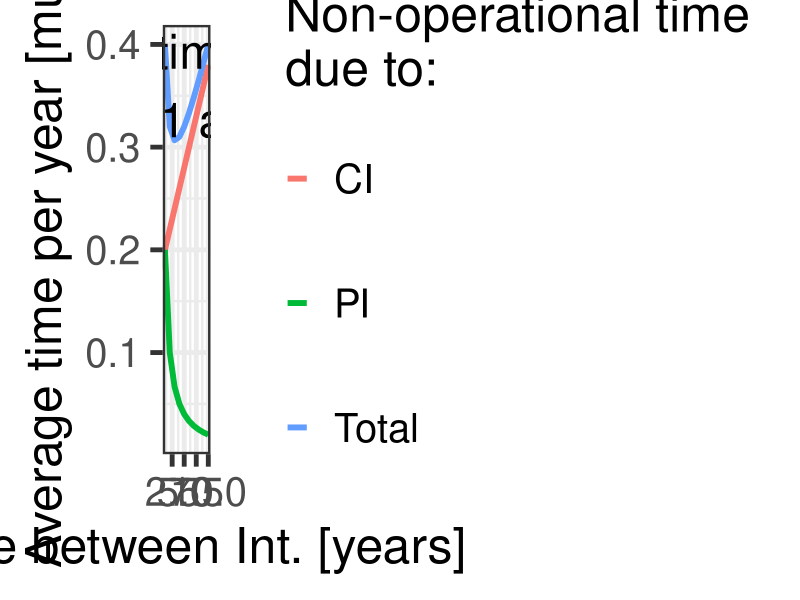
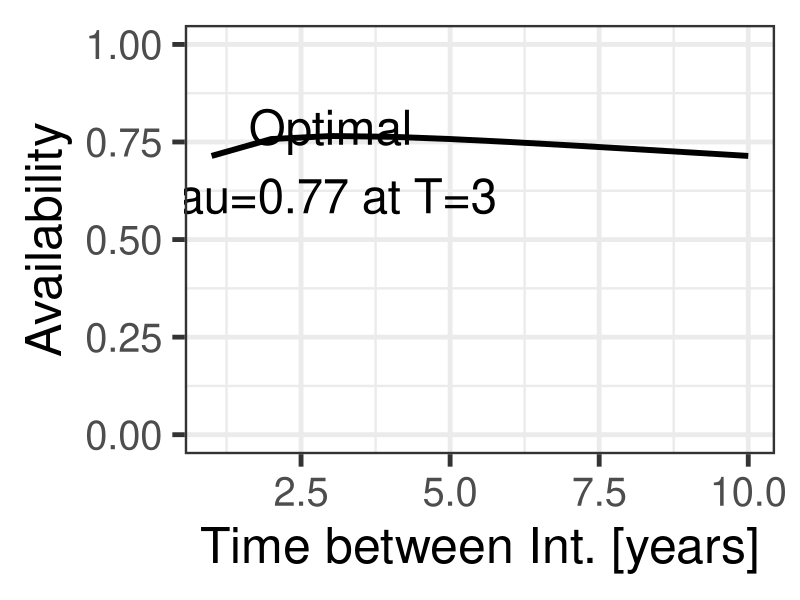

The R source for these figures, in order:
# *-----------------------------------------------------------------
# | PROBLEM NUMBER: 3.2
# | PROBLEM NAME: Road Intervention
# | UPDATE: AE     
# | DESCRIPTION: This problem is the same as Problem 3.1 except we 
# |              set our optimisation goal to maximising 
# |              infrastructure availability, i.e. minimizing 
# |              down-time.
# | 
# | KEYWORDS: Availability, failure, time, time-dependent, down-time
# *-----------------------------------------------------------------

### ------------------DATA AND PACKAGE IMPORT-----------------
rm(list=ls())     # clear the memory and items in R console
library(ggplot2)
library(tidyr)
### ------------------VARIABLE DEFINITION---------------------

## As in Problem 3.1,

# mu0 is the initial value of mu, occurring in year 1. 
# dmu is the annual rate of change of mu

## In addition, 

# t.CI is the Down-Time needed for execution of a Corrective 
# Intervention (CI)
# t.PI is the Down-Time needed for execution of a Preventive 
# Intervention (PI)
# tau is the total expected down time per time unit. We try to 
# maximise tau.

### ---------------VARIABLE INPUT-------------------

mu0   <- 0.2
dmu   <- 0.02
t.CI  <- 1 
t.PI  <- 0.2 

### ---------------PROGRAM OUTPUT-------------------

## We now define the outputs of our program in order to solve.  
## T is defined as the total operational time in
## between renewals. The renewal period counts the total down-time 
## (tn.t) as well.
## Total down-time consists of the parts of CI (tn.CI) and PI (tn.PI)

# General and miscellaneous definitions
T.max <- 10 # defines a maximum number of years for observed period
unit  <- 1 # Scales plot

# Define empty matrices and function for time- and age-dependent 
# models
# linear function of mean amount of failures.
mu = function(a,b,x){(a+b*(x-1))} 
# the corrective intervention time per unit of time
tn.CI  <- matrix(nrow=T.max) 
# the preventive intervention time per unit of time
tn.PI  <- matrix(nrow=T.max) 
# the mean number of failures in time period T
m     <- matrix(nrow=T.max) 
# expected availability per unit of time
tau   <- matrix(nrow=T.max) 
# Total down-time
tn.t   <- matrix(nrow=T.max) 

### ------------------CALCULATIONS-------------------

for (T in 1:T.max)
{
  m[T]      <- T*mu(mu0,dmu,T) 
  tn.CI[T]   <- t.CI*m[T]/T
  tn.PI[T]   <- t.PI/T
  tn.t[T]    <- tn.CI[T]+tn.PI[T] 
  tau[T]    <- T/(T+t.CI*m[T]+t.PI)
}
result <- data.frame(m,tn.PI,tn.CI,tn.t,tau)
result <- cbind(1:T.max,result)
names(result) <- c("t","m","tn.PI","tn.CI","tn.t","tau")

print(result)

### --------------------PLOT--------------------

results <- result[,c(1,3:5)]
resultstau <- result[,c(1,6)]
resultstidy <- gather(results
                      ,tn.CI,tn.PI,tn.t
                      ,key="key",value="value")

plottn <- ggplot(data=resultstidy,aes(x=t,y=value
                                      ,group=key,color=key)) + 
  geom_line(size=2) + 
  scale_colour_hue(name="Non-operational time\ndue to:",      
                   breaks=c("tn.CI", "tn.PI", "tn.t"),
                   labels=c("\nCI\n"
                            , "\nPI\n"
                            , "\nTotal\n")
  )  +                  
  scale_linetype_discrete(name="Type of cost") +
  xlab("Time between Int. [years]") + 
  ylab("Average time per year [mu/yr]") + # Set axis labels
  theme_bw(base_size=36) + 
  annotate("text", x = 3, y = 0.36
           , label = "Optimal\nt.n=0.31 at T=3"
           , size=12,color="black")
plottn
dev.copy(png,'E3-02_tn.png',width=2000,height=1330)
dev.off()

# Plot availability

plottau <- ggplot(data=resultstau,aes(x=t,y=tau)) + 
  geom_line(size=2) + 
  
  xlab("Time between Int. [years]") + 
  ylab("Availability") + # Set axis labels
  ylim(0,1) +
  theme_bw(base_size=36) + 
  annotate("text", x = 3, y = 0.7
           , label = "Optimal\ntau=0.77 at T=3"
           , size=12,color="black")
plottau
dev.copy(png,'E3-02_tau.png',width=2000,height=1330)
dev.off()

### ------------------PLOT END-------------------

# END
